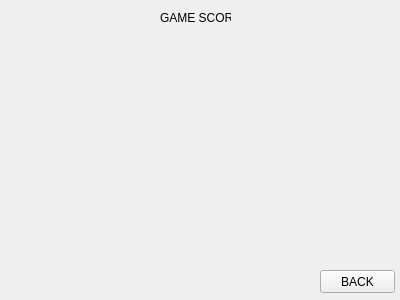
<?xml version="1.0" encoding="UTF-8"?>
<ui version="4.0">
 <class>gameScore</class>
 <widget class="QWidget" name="gameScore">
  <property name="geometry">
   <rect>
    <x>0</x>
    <y>0</y>
    <width>400</width>
    <height>300</height>
   </rect>
  </property>
  <property name="windowTitle">
   <string>Form</string>
  </property>
  <widget class="QLabel" name="label">
   <property name="geometry">
    <rect>
     <x>160</x>
     <y>10</y>
     <width>71</width>
     <height>16</height>
    </rect>
   </property>
   <property name="text">
    <string>GAME SCORE </string>
   </property>
  </widget>
  <widget class="QPushButton" name="pushButton">
   <property name="geometry">
    <rect>
     <x>320</x>
     <y>270</y>
     <width>75</width>
     <height>23</height>
    </rect>
   </property>
   <property name="text">
    <string>BACK</string>
   </property>
  </widget>
 </widget>
 <resources/>
 <connections/>
</ui>
